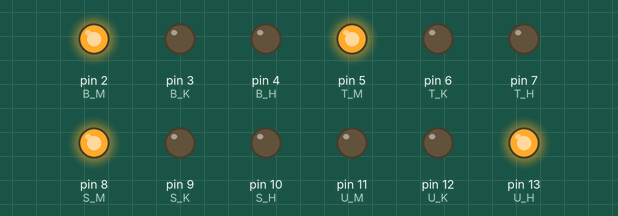
Simulated run of this sketch. Board: Arduino Uno, built with avr-gcc and run on an emulated ATmega328P. Parts: output pins drawn as LEDs (lit = HIGH).

Above: at 0.1 s.
At 6.83 s:
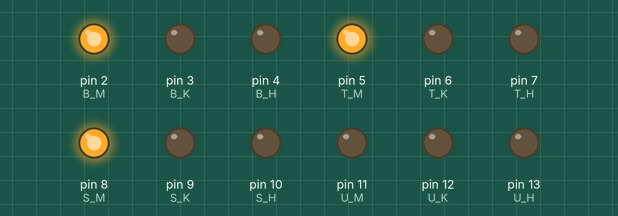
At 14.0 s:
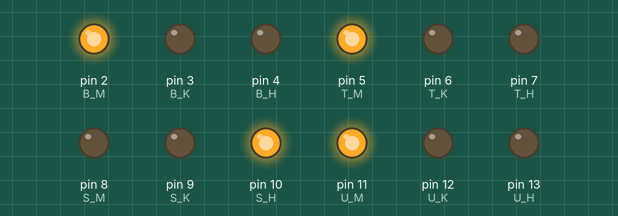
At 21.0 s:
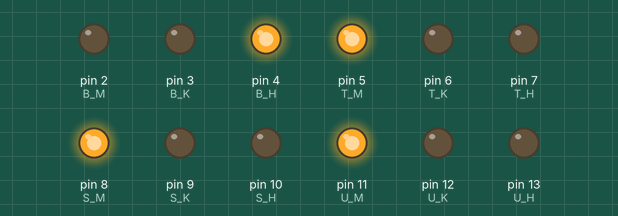
At 27.82 s:
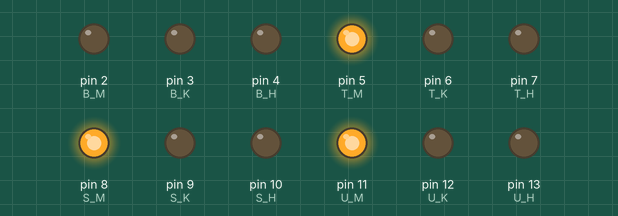
At 35.0 s:
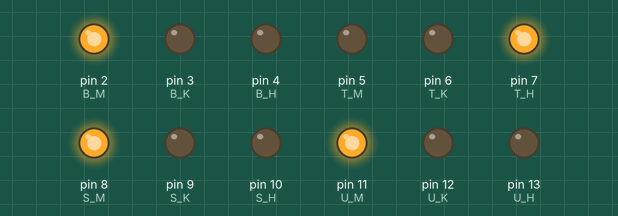
Timing chart, 0 to 40.0 s (numbered marks = the images above):
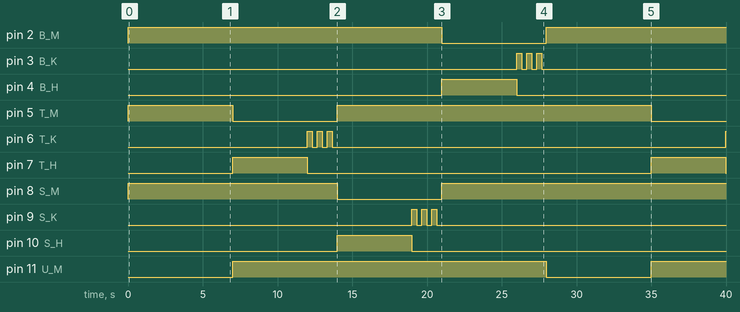

Measured:
- by itself, pin 2 (B_M): LOW → HIGH at 0.00 s, → LOW 21.0 s later, → HIGH 7.0 s later
- by itself, pin 3 (B_K): LOW → HIGH at 26.0 s, → LOW 0.33 s later, → HIGH 0.33 s later, → LOW 0.33 s later, … (6 changes in this stretch)
- by itself, pin 4 (B_H): LOW → HIGH at 21.0 s, → LOW 5.0 s later
- by itself, pin 5 (T_M): LOW → HIGH at 0.00 s, → LOW 7.0 s later, → HIGH 7.0 s later, → LOW 21.0 s later
- by itself, pin 6 (T_K): LOW → HIGH at 12.0 s, → LOW 0.33 s later, → HIGH 0.33 s later, → LOW 0.33 s later, … (7 changes in this stretch)
- by itself, pin 7 (T_H), pin 13 (U_H): alternates HIGH for 5.0 s and LOW for 23.0 s
- by itself, pin 8 (S_M): LOW → HIGH at 0.00 s, → LOW 14.0 s later, → HIGH 7.0 s later
- by itself, pin 9 (S_K): LOW → HIGH at 19.0 s, → LOW 0.33 s later, → HIGH 0.33 s later, → LOW 0.33 s later, … (6 changes in this stretch)

The sketch:

traffic_light_4_arah1.ino
```cpp
// BARAT
int B_M = 2;
int B_K = 3;
int B_H = 4;

// TIMUR
int T_M = 5;
int T_K = 6;
int T_H = 7;

// SELATAN
int S_M = 8;
int S_K = 9;
int S_H = 10;

// UTARA
int U_M = 11;
int U_K = 12;
int U_H = 13;

void setup() {
  pinMode(B_M, OUTPUT); pinMode(B_K, OUTPUT); pinMode(B_H, OUTPUT);
  pinMode(T_M, OUTPUT); pinMode(T_K, OUTPUT); pinMode(T_H, OUTPUT);
  pinMode(S_M, OUTPUT); pinMode(S_K, OUTPUT); pinMode(S_H, OUTPUT);
  pinMode(U_M, OUTPUT); pinMode(U_K, OUTPUT); pinMode(U_H, OUTPUT);
}

void loop() {
  aktifkanSimpang(U_M, U_K, U_H); // Utara
  aktifkanSimpang(T_M, T_K, T_H); // Timur
  aktifkanSimpang(S_M, S_K, S_H); // Selatan
  aktifkanSimpang(B_M, B_K, B_H); // Barat
}

// ===== FUNGSI UTAMA =====
void aktifkanSimpang(int merah, int kuning, int hijau) {
  semuaMerah();

  digitalWrite(merah, LOW);
  digitalWrite(hijau, HIGH);
  delay(5000); // hijau 5 detik

  digitalWrite(hijau, LOW);
  kedipKuning(kuning);

  digitalWrite(kuning, LOW);
  digitalWrite(merah, HIGH);
}

// ===== KUNING KEDIP 3x (2 detik) =====
void kedipKuning(int pinKuning) {
  for (int i = 0; i < 3; i++) {
    digitalWrite(pinKuning, HIGH);
    delay(333);
    digitalWrite(pinKuning, LOW);
    delay(333);
  }
}

// ===== KONDISI DEFAULT =====
void semuaMerah() {
  digitalWrite(B_M, HIGH);
  digitalWrite(T_M, HIGH);
  digitalWrite(S_M, HIGH);
  digitalWrite(U_M, HIGH);

  digitalWrite(B_K, LOW); digitalWrite(B_H, LOW);
  digitalWrite(T_K, LOW); digitalWrite(T_H, LOW);
  digitalWrite(S_K, LOW); digitalWrite(S_H, LOW);
  digitalWrite(U_K, LOW); digitalWrite(U_H, LOW);
}
```
